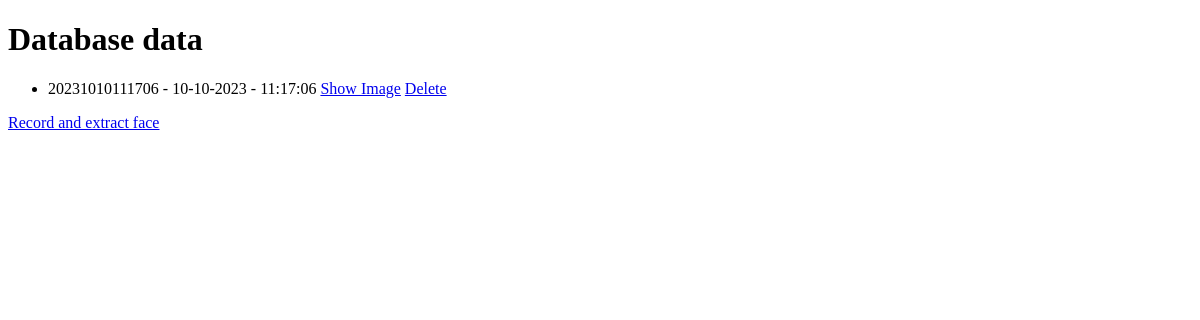
Before: / with the older database file.
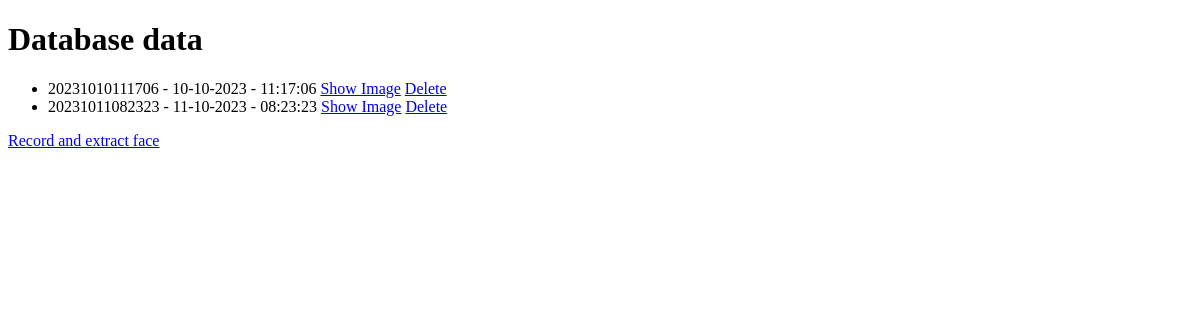
After: the same page with the newer database file.
### main.py (models this page shows)
class Data(db.Model):
    __tablename__ = 'data'
    id = db.Column(db.Integer, primary_key=True)
    date = db.Column(db.String, nullable=False)
    date_time = db.Column(db.String, nullable=False)
    images = db.relationship('Images', backref='id', cascade="save-update, merge, delete, delete-orphan")

### main.py (the view)
@app.route("/")
def home():
    return render_template("index.html", data=get_all_data())

### main.py (called while the page is built)
def get_all_data():
    result = db.session.execute(db.select(Data).order_by(Data.id))
    return result.scalars().all()

### templates/index.html (shortened to what this page needs)
<!DOCTYPE html>
<html lang="en">
  <head>
  </head>
  <body>
    <h1>Database data</h1>
    <ul>
      {% for row in data %}
      <li>
        {{row.id}} - {{row.date}} - {{row.date_time}}
        <a href="{{ url_for('show_image', id=row.id, date=row.date, time=row.date_time) }}">Show Image</a>
        <a href="{{ url_for('delete', id=row.id) }}">Delete</a>
      </li>
      {% endfor %}
    </ul>
    <a href="{{ url_for('rec') }}">Record and extract face</a>
  </body>
</html>

Changed rows visible on the page:
added Data: id "20231011082323", date "11-10-2023", date_time "08:23:23"
